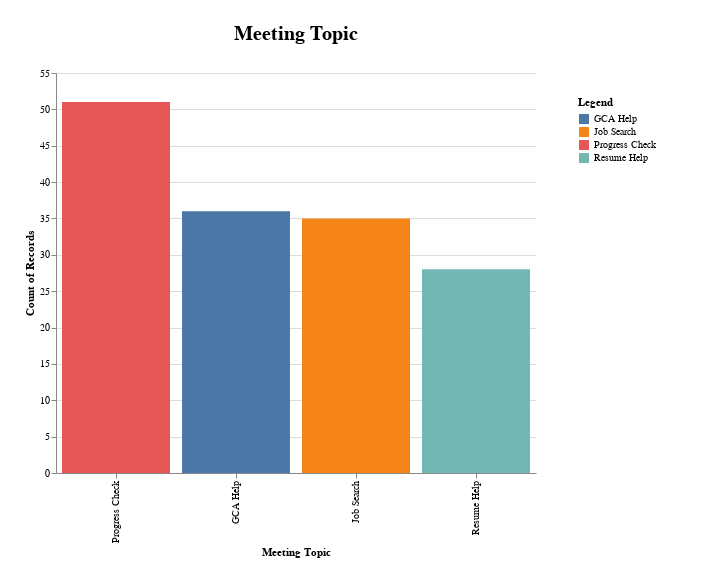

The notebook cell saved with this chart:
### Code cell
import requests, altair
url = "http://127.0.0.1:8000"
graph = requests.get(f"{url}/graph/meeting-topics").json()
altair.Chart.from_dict(graph['graph'])

### Figure 1 — Vega-Lite specification as saved in the notebook (floating-point values rounded to 4 significant figures; data arrays with more than 128 entries replaced by an {"elided": "..."} marker saying what was removed)
{"config": {"view": {"continuousWidth": 400, "continuousHeight": 300, "stroke": "#FFF"}, "legend": {"padding": 24}, "title": {"fontSize": 20, "offset": 24}}, "data": {"name": "data-797b31700ba762d0bca81f80db32d277"}, "mark": "bar", "datasets": {"data-797b31700ba762d0bca81f80db32d277": {"elided": "150 records"}}, "encoding": {"color": {"field": "meeting_topic", "title": "Legend", "type": "nominal"}, "tooltip": [{"aggregate": "count", "field": "meeting_topic", "type": "nominal"}, {"field": "meeting_topic", "type": "nominal"}, {"aggregate": "count", "field": "meeting_topic", "type": "nominal"}], "x": {"field": "meeting_topic", "sort": "-y", "title": "Meeting Topic", "type": "nominal"}, "y": {"aggregate": "count", "field": "meeting_topic", "type": "nominal"}}, "height": 400, "padding": 24, "title": "Meeting Topic", "width": 480, "$schema": "https://vega.github.io/schema/vega-lite/v4.17.0.json"}
